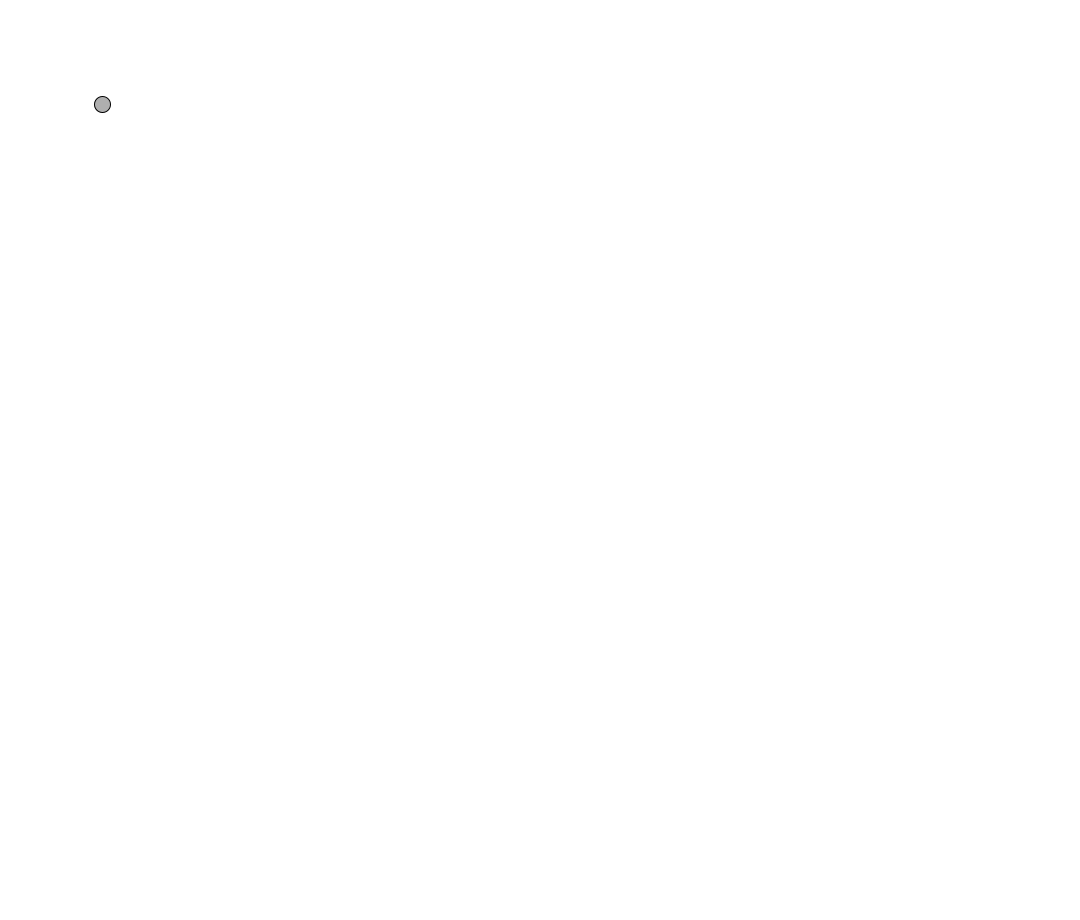
Frame 1 (no input)
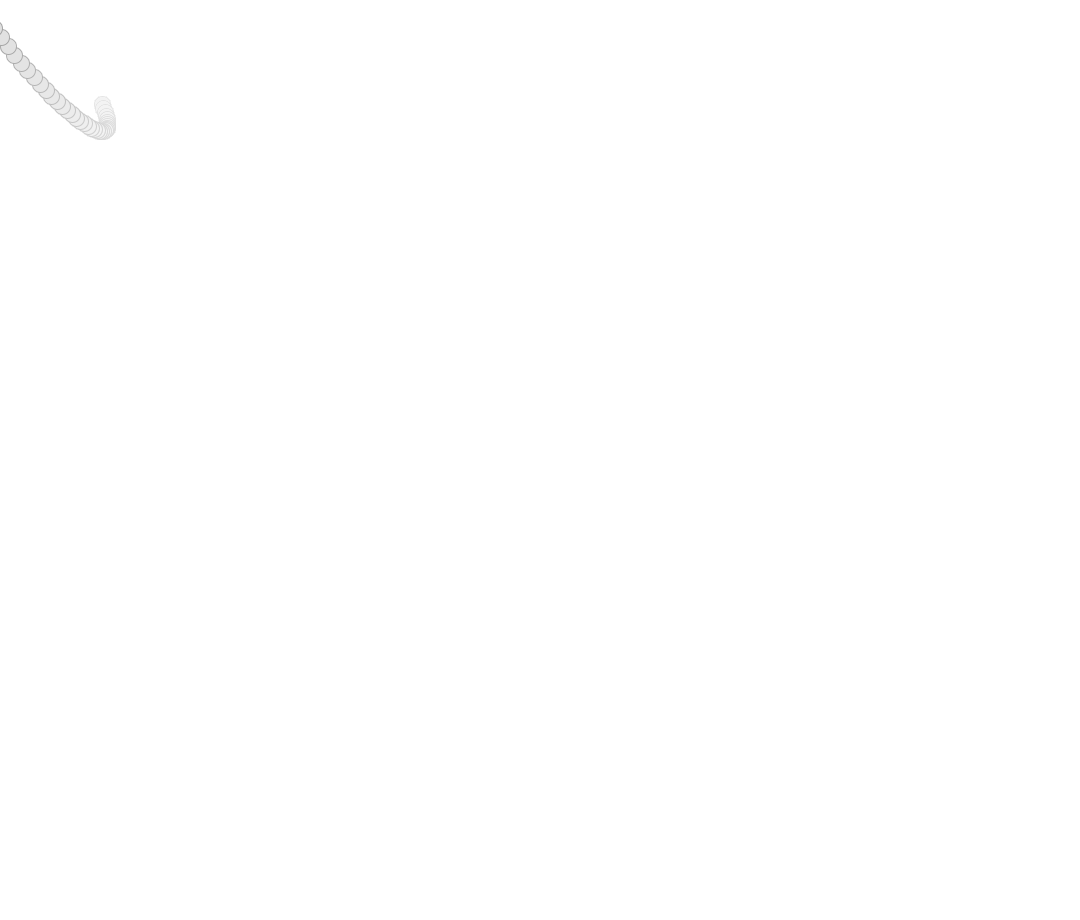
Frame 60 (the mouse pressed at the canvas centre just before this capture)
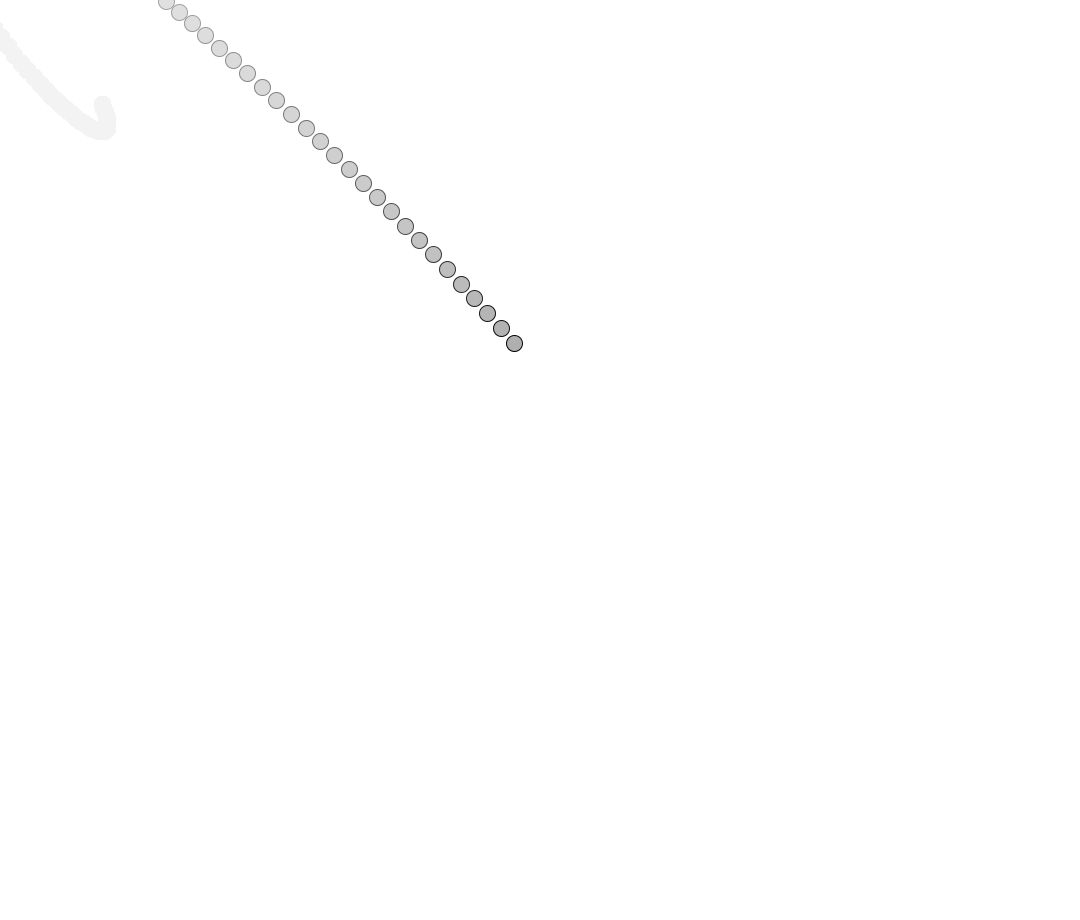
Frame 120 (the mouse held since frame 60 and released just before this capture)

The Processing sketch that drew these frames (run headless with seeded random() and noise(); from frame 60 on, the mouse is pressed at the canvas centre):

// Processing sketch: vectors_cv1
// ── vectors_cv1.pde
// The Nature of Code
// Daniel Shiffman
// http://natureofcode.com

// Example 1-2: Bouncing Ball, with PVector!
PVector location;
PVector velocity;
PVector acc;

void setup() {
  size(1080,920);
  background(255);
  location = new PVector(100,100);
  velocity = new PVector(2.5,5);
  acc = new PVector(0,0);
}

void draw() {
  noStroke();
  fill(255,10);
  rect(0,0,width,height);
  
  //get acc
  PVector mouse = new PVector(mouseX, mouseY);
  acc = PVector.sub(mouse, location); 
  
  acc.setMag(0.5);
  //acc.normalize();
  //acc.mult(2);
  
  //update velocity
  velocity.add(acc);
  velocity.limit(20);
  //velocity.mult(0.1);
  // Add the current speed to the location.
  location.add(velocity);
  
  //odraz
  //if ((location.x > width) || (location.x < 0)) {
  //  velocity.x = velocity.x * -1;
  //}
  //if ((location.y > height) || (location.y < 0)) {
  //  velocity.y = velocity.y * -1;
  //}

  // Display circle at x location
  stroke(0);
  fill(175);
  ellipse(location.x,location.y,16,16);
}
